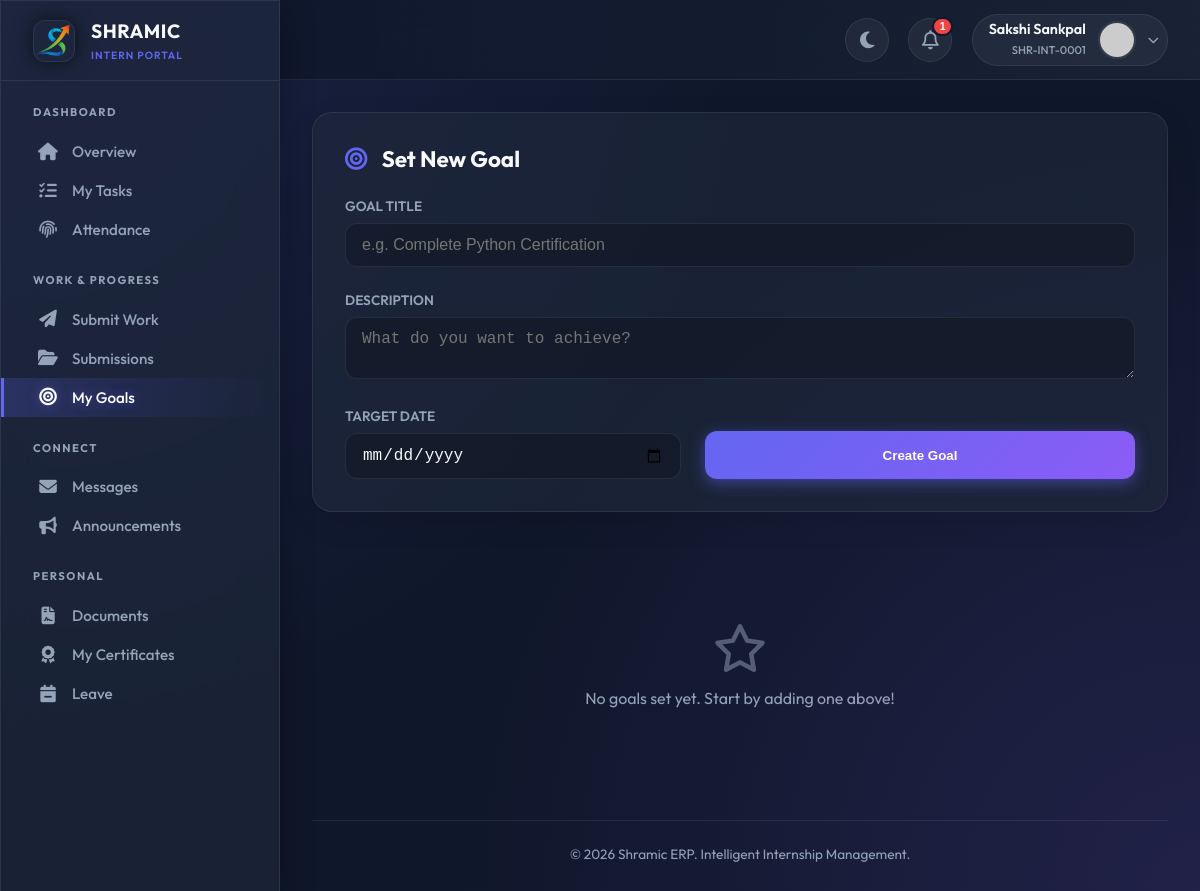
Before: /intern/goals (signed in) with the older database file.
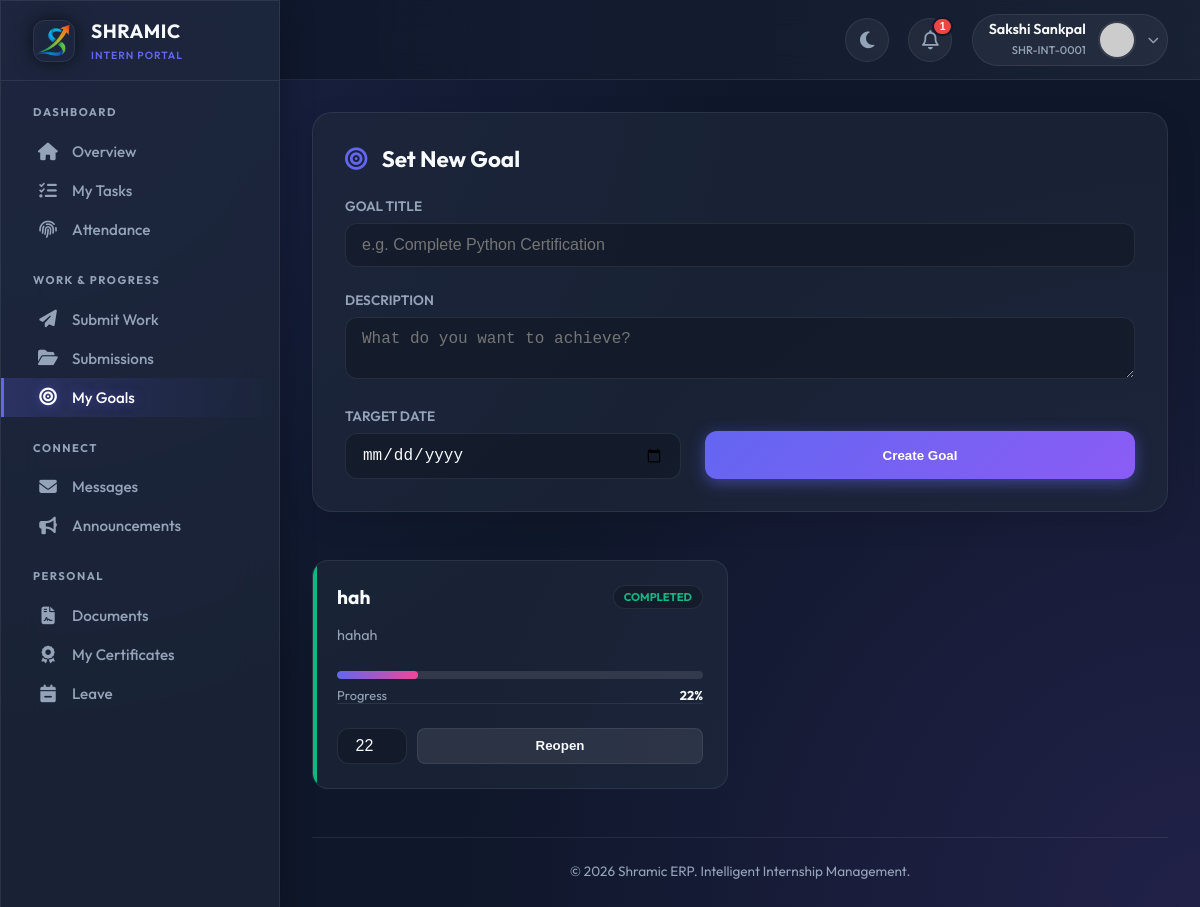
After: the same page with the newer database file.
### tables this page shows
CREATE TABLE goals (
            id INTEGER PRIMARY KEY AUTOINCREMENT,
            user_id INTEGER,
            title TEXT NOT NULL,
            description TEXT,
            target_date DATE,
            status TEXT DEFAULT 'IN_PROGRESS',
            progress INTEGER DEFAULT 0,
            created_at TIMESTAMP DEFAULT CURRENT_TIMESTAMP,
            completed_at TIMESTAMP,
            FOREIGN KEY (user_id) REFERENCES users(id)
        );

### app.py (the view, shortened to what this page needs)
@app.route('/intern/goals', methods=['GET', 'POST'])
@login_required
@approved_required
def intern_goals():
    conn = get_db_connection()
    cur = conn.cursor()
    cur.execute("""
        SELECT * FROM goals
        WHERE user_id = ?
        ORDER BY
            CASE status
                WHEN 'IN_PROGRESS' THEN 1
                WHEN 'COMPLETED' THEN 2
                ELSE 3
            END,
            target_date ASC
    """, (current_user.id,))
    goals = cur.fetchall()
    conn.close()
    return render_template('intern/goals.html', goals=goals)

### app.py (called while the page is built)
@app.before_request
def make_session_permanent():
    session.permanent = True
    app.permanent_session_lifetime = timedelta(days=365)
    if current_user.is_authenticated:
        try:
            conn = get_db_connection()
            cur = conn.cursor()
            current_timestamp = format_datetime(get_current_datetime())
            cur.execute("UPDATE users SET updated_at = ? WHERE id = ?",
                       (current_timestamp, current_user.id))
            conn.commit()
            conn.close()
        except:
            pass

def get_db_connection():
    conn = sqlite3.connect(DATABASE)
    conn.row_factory = sqlite3.Row
    return conn

def get_current_datetime():
    return datetime.now(TIMEZONE)

def format_datetime(dt, format_str='%Y-%m-%d %H:%M:%S'):
    if dt is None: return None
    if isinstance(dt, str): return dt
    return dt.strftime(format_str)

@login_manager.user_loader
def load_user(user_id):
    conn = get_db_connection()
    cur = conn.cursor()
    cur.execute("SELECT * FROM users WHERE id = ?", (user_id,))
    user_data = cur.fetchone()
    conn.close()
    return User(dict(user_data)) if user_data else None

### templates/intern/goals.html (shortened to what this page needs)
{% extends "intern/base.html" %} {% block title %}My Goals{% endblock %}  {% block content %}
<div style="max-width: 1000px; margin: 0 auto">
  <div class="create-box">
    <h3
      style="
        margin-bottom: 1.5rem;
        font-size: 1.4rem;
        font-weight: 700;
        color: var(--text-main);
      "
    >
      <i
        class="fas fa-bullseye"
        style="color: var(--primary); margin-right: 10px"
      ></i>
      Set New Goal
    </h3>
    <form method="POST">
      <div class="form-grid">
        <div style="grid-column: 1 / -1">
          <label class="glass-label">Goal Title</label>
          <input
            type="text"
            name="title"
            required
            class="glass-input"
            placeholder="e.g. Complete Python Certification"
          />
        </div>
        <div style="grid-column: 1 / -1">
          <label class="glass-label">Description</label>
          <textarea
            name="description"
            rows="2"
            class="glass-input"
            placeholder="What do you want to achieve?"
          ></textarea>
        </div>
        <div>
  <label class="glass-label">Target Date</label>
  <input
    type="date"
    name="target_date"
    class="glass-input"
    id="target_date"
    required
  />
</div>
<div style="display:flex; align-items:end;">
    <button type="submit" class="btn-create">
        Create Goal
    </button>
</div>
      </div>
    </form>
  </div>
  {% if goals %}
  <div class="goals-grid">
    {% for goal in goals %}
    <div class="goal-card status-{{ goal.status }}">
      <div class="card-header">
        <h4 class="goal-title">{{ goal.title }}</h4>
        <span
          class="status-badge"
          style="color: {{ 'var(--success)' if goal.status == 'COMPLETED' else 'var(--warning)' }}; background: rgba(0,0,0,0.2);"
        >
          {{ goal.status.replace('_', ' ') }}
        </span>
      </div>
      {% if goal.description %}
      <p
        style="
          color: var(--text-muted);
          font-size: 0.9rem;
          line-height: 1.5;
          flex: 1;
        "
      >
        {{ goal.description }}
      </p>
      {% endif %}
      <div class="progress-track">
        <div
          class="progress-fill"
          style="width: {{ goal.progress }}%; background: linear-gradient(90deg, var(--primary), #ec4899);"
        ></div>
      </div>
      <div
        style="
          display: flex;
          justify-content: space-between;
          font-size: 0.8rem;
          color: var(--text-muted);
        "
      >
        <span>Progress</span>
        <span style="font-weight: 700; color: var(--text-main)"
          >{{ goal.progress }}%</span
        >
      </div>
      <form
        method="POST"
        action="{{ url_for('update_goal', goal_id=goal.id) }}"
        class="update-row"
      >
        <input
          type="number"
          name="progress"
          value="{{ goal.progress }}"
          min="0"
          max="100"
          class="glass-input"
          style="width: 70px; padding: 8px; text-align: center"
          title="Update %"
        />
        <button
          type="submit"
          name="status"
          value="{{ 'COMPLETED' if goal.status != 'COMPLETED' else 'IN_PROGRESS' }}"
          class="btn-update"
          style="flex: 1"
        >
          {{ 'Mark Complete' if goal.status != 'COMPLETED' else 'Reopen' }}
        </button>
      </form>
    </div>
    {% endfor %}
  </div>
  {% else %}
  <div style="text-align: center; padding: 4rem; color: var(--text-muted)">
    <i
      class="far fa-star"
      style="font-size: 3rem; margin-bottom: 1rem; opacity: 0.5"
    ></i>
    <p>No goals set yet. Start by adding one above!</p>
  </div>
  {% endif %}
</div>
{% endblock %}

Changed rows visible on the page:
added goals: title "hah", status.replace "COMPLETED", description "hahah", progress "22", status "Reopen"
Other visible differences:
text no longer shown: "No goals set yet. Start by adding one above!"
